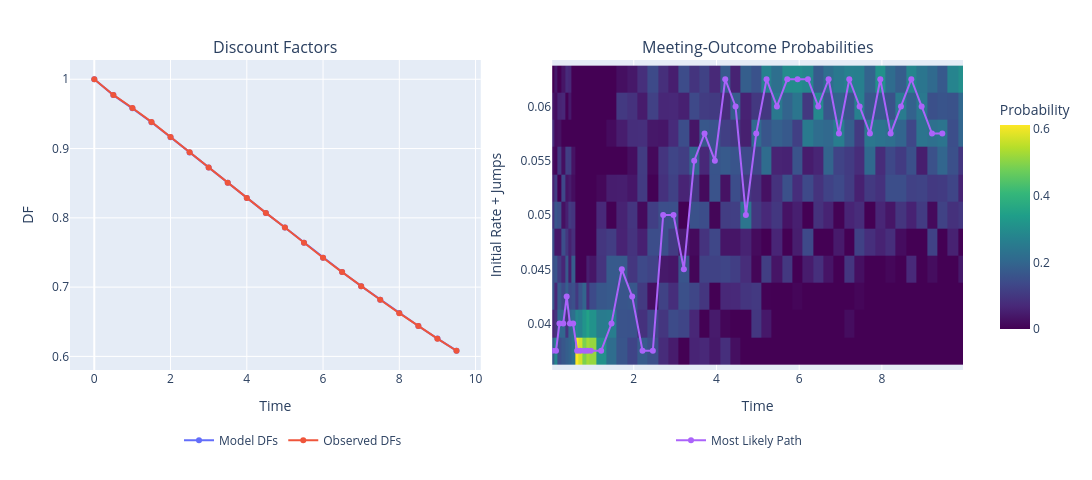

Notebook code for this chart:
### Code cell
t = np.arange(0, 10.0, 0.5)
model_dfs = np.array([model.discounts(time) for time in t])
obs_dfs = np.array([curve.discount(time) for time in t])

clean_dfs, _, end_times, deltas = model.state.curve_implied_meeting_dfs()
jumps = model.state.possible_jumps
levels_for_plot = jumps + model.state.r0  # y-axis for the heatmap
model_path = model.most_likely_path()
path_times = model.state.relevant_meeting_times(0.0, t.max())

fig = make_subplots(
    rows=1, cols=2, horizontal_spacing=0.08,
    subplot_titles=("Discount Factors", "Meeting-Outcome Probabilities")
)

fig.add_trace(go.Scatter(x=t, y=model_dfs, mode='lines+markers', name='Model DFs', legend='legend1'), row=1, col=1)
fig.add_trace(go.Scatter(x=t, y=obs_dfs,   mode='lines+markers', name='Observed DFs', legend='legend1'), row=1, col=1)

fig.add_trace(
    go.Heatmap(
        x=end_times,
        y=levels_for_plot,
        z=probs.T,
        coloraxis="coloraxis",
        hovertemplate="Meeting: %{x}<br>Level: %{y:.4f}<br>Prob: %{z:.3f}<extra></extra>",
        showscale=True,
        showlegend=False
    ),
    row=1, col=2
)
fig.add_trace(
    go.Scatter(
        x=path_times,
        y=model_path,
        mode='lines+markers',
        name='Most Likely Path',
        line=dict(width=2),
        marker=dict(size=6),
        legend='legend2',
        hoverinfo='skip'
    ),
    row=1, col=2
)

fig.update_layout(
    height=480, width=1100,
    margin=dict(l=70, r=90, t=60, b=110),
    coloraxis=dict(
        colorscale="Viridis",
        colorbar=dict(
            title="Probability",
            x=1.03, xanchor="left",
            y=0.5,  yanchor="middle",
            len=0.8
        )
    ),
    legend=dict(
        orientation="h",
        x=0.25, xanchor="center",
        y=-0.18, yanchor="top",
        title=None
    ),
    legend2=dict(
        orientation="h",
        x=0.75, xanchor="center",
        y=-0.18, yanchor="top",
        title=None
    )
)

# axis titles
fig.update_xaxes(title_text="Time", row=1, col=1)
fig.update_yaxes(title_text="DF",   row=1, col=1)

fig.update_xaxes(title_text="Time", row=1, col=2)
fig.update_yaxes(title_text="Initial Rate + Jumps", row=1, col=2)

fig.update_xaxes(range=[float(end_times.min()), float(end_times.max())], row=1, col=2)

fig.show()

### Figure 1 — Plotly figure (JSON) as saved in the notebook; plotly's stock layout.template omitted (floating-point values rounded to 4 significant figures; data arrays with more than 128 entries replaced by an {"elided": "..."} marker saying what was removed)
{"data": [{"legend": "legend", "mode": "lines+markers", "name": "Model DFs", "type": "scatter", "x": [0.0, 0.5, 1.0, 1.5, 2.0, 2.5, 3.0, 3.5, 4.0, 4.5, 5.0, 5.5, 6.0, 6.5, 7.0, 7.5, 8.0, 8.5, 9.0, 9.5], "xaxis": "x", "y": [1.0, 0.9771, 0.958, 0.938, 0.9165, 0.8944, 0.8726, 0.8505, 0.8287, 0.8071, 0.7859, 0.7641, 0.7425, 0.7218, 0.7014, 0.6818, 0.6625, 0.6439, 0.6257, 0.6082], "yaxis": "y"}, {"legend": "legend", "mode": "lines+markers", "name": "Observed DFs", "type": "scatter", "x": [0.0, 0.5, 1.0, 1.5, 2.0, 2.5, 3.0, 3.5, 4.0, 4.5, 5.0, 5.5, 6.0, 6.5, 7.0, 7.5, 8.0, 8.5, 9.0, 9.5], "xaxis": "x", "y": [1.0, 0.9774, 0.9585, 0.9384, 0.9167, 0.8946, 0.8727, 0.8506, 0.8287, 0.8071, 0.7859, 0.764, 0.7424, 0.7217, 0.7012, 0.6817, 0.6624, 0.6438, 0.6256, 0.6082], "yaxis": "y"}, {"coloraxis": "coloraxis", "hovertemplate": "Meeting: %{x}<br>Level: %{y:.4f}<br>Prob: %{z:.3f}<extra></extra>", "showlegend": false, "showscale": true, "type": "heatmap", "x": [0.02778, 0.1194, 0.2028, 0.2944, 0.3778, 0.4556, 0.5333, 0.6306, 0.7083, 0.8056, 0.8778, 0.9611, 1.211, 1.461, 1.711, 1.961, 2.211, 2.461, 2.711, 2.961, 3.211, 3.461, 3.711, 3.961, 4.211, 4.461, 4.711, 4.961, 5.211, 5.461, 5.711, 5.961, 6.211, 6.461, 6.711, 6.961, 7.211, 7.461, 7.711, 7.961, 8.211, 8.461, 8.711, 8.961, 9.211, 9.461, 9.711, 9.961], "xaxis": "x2", "y": [0.0375, 0.04, 0.0425, 0.045, 0.0475, 0.05, 0.0525, 0.055, 0.0575, 0.06, 0.0625], "yaxis": "y2", "z": {"elided": "11x48 float values"}}, {"hoverinfo": "skip", "legend": "legend2", "line": {"width": 2}, "marker": {"size": 6}, "mode": "lines+markers", "name": "Most Likely Path", "type": "scatter", "x": [0.02778, 0.1194, 0.2028, 0.2944, 0.3778, 0.4556, 0.5333, 0.6306, 0.7083, 0.8056, 0.8778, 0.9611, 1.211, 1.461, 1.711, 1.961, 2.211, 2.461, 2.711, 2.961, 3.211, 3.461, 3.711, 3.961, 4.211, 4.461, 4.711, 4.961, 5.211, 5.461, 5.711, 5.961, 6.211, 6.461, 6.711, 6.961, 7.211, 7.461, 7.711, 7.961, 8.211, 8.461, 8.711, 8.961, 9.211, 9.461], "xaxis": "x2", "y": [0.0375, 0.0375, 0.04, 0.04, 0.0425, 0.04, 0.04, 0.0375, 0.0375, 0.0375, 0.0375, 0.0375, 0.0375, 0.04, 0.045, 0.0425, 0.0375, 0.0375, 0.05, 0.05, 0.045, 0.055, 0.0575, 0.055, 0.0625, 0.06, 0.05, 0.0575, 0.0625, 0.06, 0.0625, 0.0625, 0.0625, 0.06, 0.0625, 0.0575, 0.0625, 0.06, 0.0575, 0.0625, 0.0575, 0.06, 0.0625, 0.06, 0.0575, 0.0575, 0.0625, 0.0625], "yaxis": "y2"}], "layout": {"annotations": [{"font": {"size": 16}, "showarrow": false, "text": "Discount Factors", "x": 0.23, "xanchor": "center", "xref": "paper", "y": 1, "yanchor": "bottom", "yref": "paper"}, {"font": {"size": 16}, "showarrow": false, "text": "Meeting-Outcome Probabilities", "x": 0.77, "xanchor": "center", "xref": "paper", "y": 1, "yanchor": "bottom", "yref": "paper"}], "coloraxis": {"colorbar": {"len": 0.8, "title": {"text": "Probability"}, "x": 1.03, "xanchor": "left", "y": 0.5, "yanchor": "middle"}, "colorscale": [[0, "#440154"], [0.1111, "#482878"], [0.2222, "#3e4989"], [0.3333, "#31688e"], [0.4444, "#26828e"], [0.5556, "#1f9e89"], [0.6667, "#35b779"], [0.7778, "#6ece58"], [0.8889, "#b5de2b"], [1, "#fde725"]]}, "height": 480, "legend": {"orientation": "h", "title": {}, "x": 0.25, "xanchor": "center", "y": -0.18, "yanchor": "top"}, "legend2": {"orientation": "h", "title": {}, "x": 0.75, "xanchor": "center", "y": -0.18, "yanchor": "top"}, "margin": {"b": 110, "l": 70, "r": 90, "t": 60}, "width": 1100, "xaxis": {"anchor": "y", "domain": [0, 0.46], "title": {"text": "Time"}}, "xaxis2": {"anchor": "y2", "domain": [0.54, 1], "range": [0.02778, 9.961], "title": {"text": "Time"}}, "yaxis": {"anchor": "x", "domain": [0, 1], "title": {"text": "DF"}}, "yaxis2": {"anchor": "x2", "domain": [0, 1], "title": {"text": "Initial Rate + Jumps"}}}}
